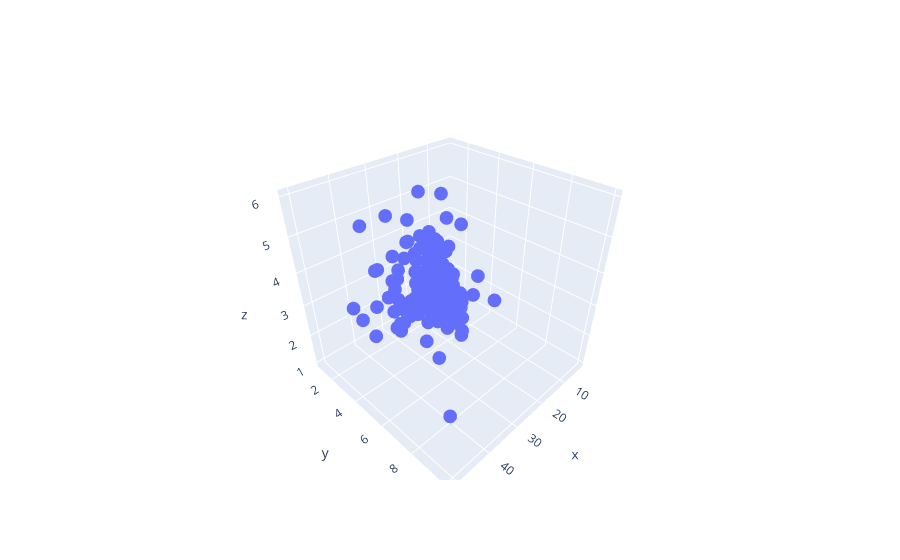

Notebook code cell kept with this figure:
### Code cell
import plotly.graph_objects as go
fig = go.Figure()
fig.add_trace(go.Scatter3d(x=tips.total_bill, y=tips.tip , mode='markers' ,z =tips['size'] ))
fig.show()

### Figure 1 — Plotly figure (JSON) as saved in the notebook; plotly's stock layout.template omitted (floating-point values rounded to 4 significant figures; data arrays with more than 128 entries replaced by an {"elided": "..."} marker saying what was removed)
{"data": [{"mode": "markers", "type": "scatter3d", "x": {"elided": "244 float values"}, "y": {"elided": "244 float values"}, "z": {"elided": "244 int values"}}], "layout": {}}
